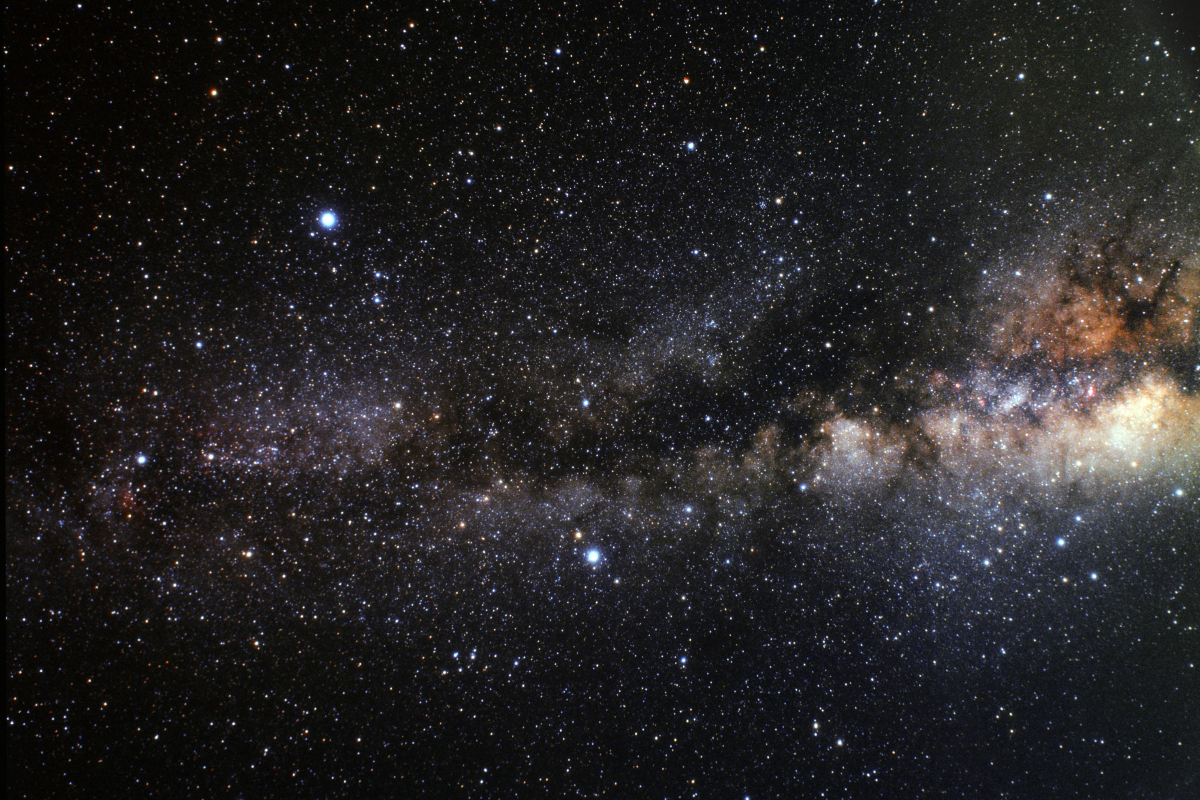
#> input picture space-invaders-python/bg.png, 1200 x 800 px
$ python ascii-art.py --file ../space-invaders-python/bg.png
#> lines starting #> are read from the running program, lines starting #| are printed output that depends on the picture
import argparse
import numpy as np
from PIL import Image

# 70 levels of gray
grey_scale70 = "$@B%8&WM#*oahkbdpqwmZO0QLCJUYXzcvunxrjft/\|()1{}[]?-_+~<>i!lI;:,\"^`'. "
# 10 levels of gray
grey_scale10 = '@%#*+=-:. '


def get_average_luminescence(image):
    img = np.array(image)
    width, height = img.shape
    return np.average(img.reshape(width * height))


def convert_image(file_name, columns, scale, wider_scale, reverse_luminescence):
    """
    Given Image and dims (rows, cols) returns an m*n list of Images
    """
#> called with file_name = '../space-invaders-python/bg.png', columns = 80, scale = 0.43, wider_scale = False, reverse_luminescence = False
    global grey_scale70, grey_scale10
    image = Image.open(file_name).convert('L')
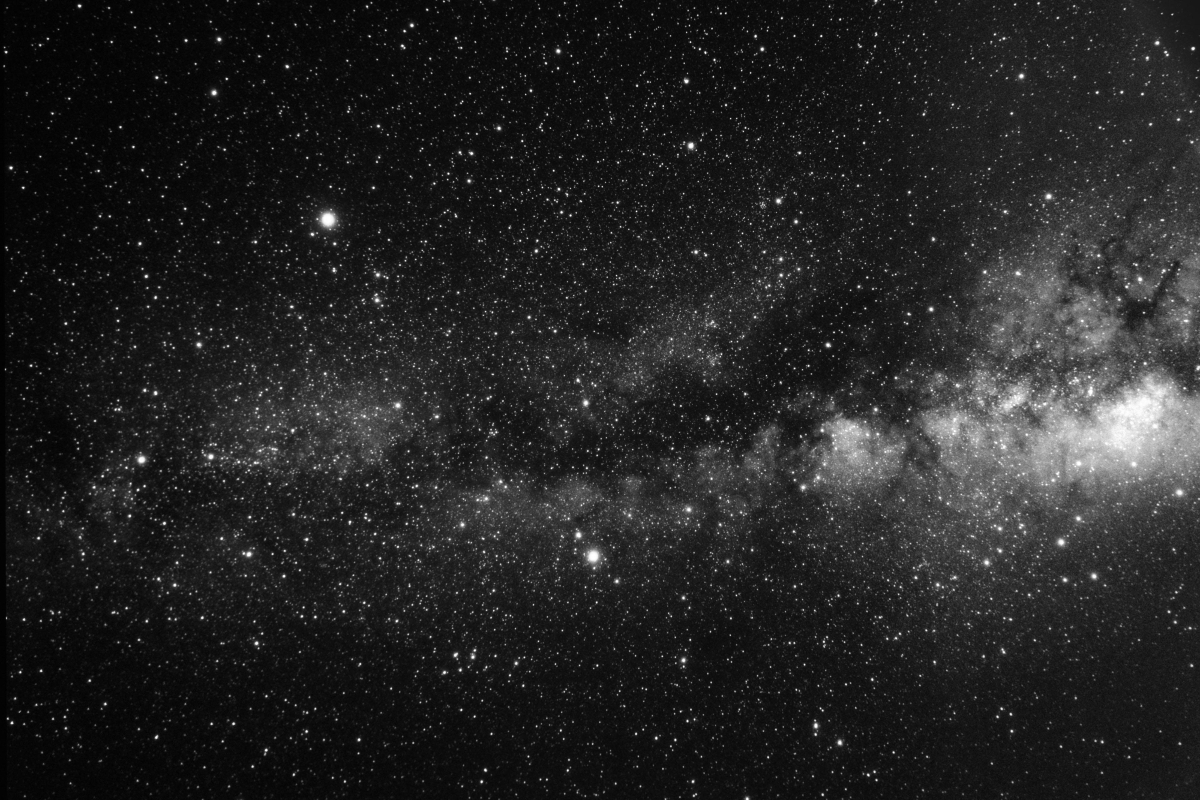
#> image: PIL image 1200x800 L; min 0, max 255, mean 35.6
    width, height = image.size[0], image.size[1]
#> width = 1200; height = 800
    print("input image dims: %d x %d" % (width, height))
#| input image dims: 1200 x 800
    w = width / columns
#> w = 15
    h = w / scale
#> h = 34.88
    rows = int(height / h)
#> rows = 22

    print("cols: %d, rows: %d" % (columns, rows))
#| cols: 80, rows: 22
    print("tile dims: %d x %d" % (w, h))
#| tile dims: 15 x 34

    if columns > width or rows > height:
        print("Image too small for specified cols!")
        exit(0)

    ascii_image = []
    for j in range(rows):
        y1 = int(j * h)
        y2 = int((j + 1) * h)
        if j == rows - 1:
            y2 = height
        ascii_image.append("")
        for i in range(columns):
            x1 = int(i * w)
            x2 = int((i + 1) * w)
            if i == columns - 1:
                x2 = width
            img = image.crop((x1, y1, x2, y2))
            if reverse_luminescence:
                average = abs(255 - int(get_average_luminescence(img)))
            else:
                average = int(get_average_luminescence(img))
            if wider_scale:
                grey_scale_value = grey_scale70[int((average * 69) / 255)]
            else:
                grey_scale_value = grey_scale10[int((average * 9) / 255)]
            ascii_image[j] += grey_scale_value

    return ascii_image


def main():
    parser = argparse.ArgumentParser()
    parser.add_argument('--file', dest='image_file', required=True)
    parser.add_argument('--scale', dest='scale', required=False)
    parser.add_argument('--cols', dest='columns', required=False)
    parser.add_argument('--deeper', dest='wider_scale', action='store_true')
    parser.add_argument('--rev', dest='reverse_luminescence', action='store_true')
    args = parser.parse_args()

    image_file = args.image_file
    output_file = '%s.txt' % (str(image_file)[:-4])
    scale = 0.43
    if args.scale:
        scale = float(args.scale)
    columns = 80
    if args.columns:
        columns = int(args.columns)

    print('generating ASCII art...')
    ascii_image = convert_image(image_file, columns, scale, args.wider_scale, args.reverse_luminescence)

    file = open(output_file, 'w')
    for row in ascii_image:
        file.write(row + '\n')
#> this loop made 22 passes
    file.close()
    print("ASCII art written to %s" % output_file)


if __name__ == '__main__':
    main()
